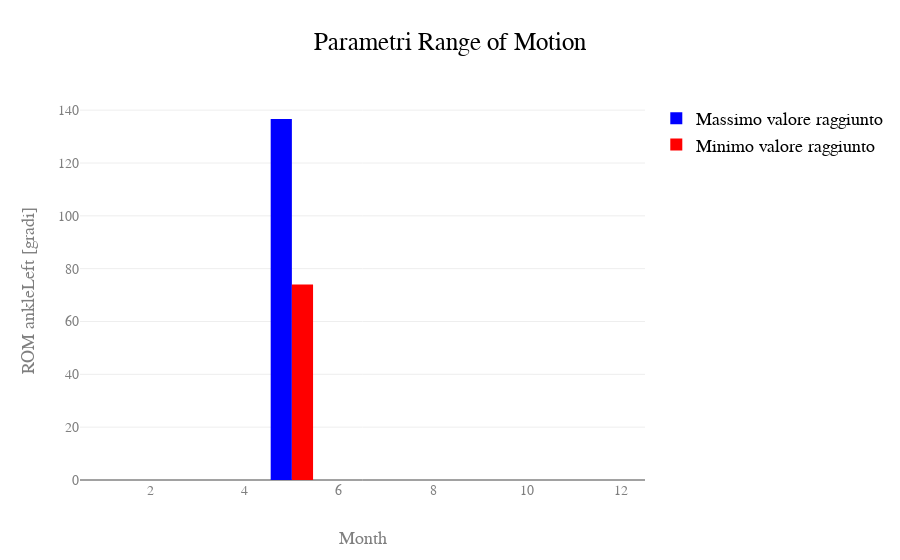
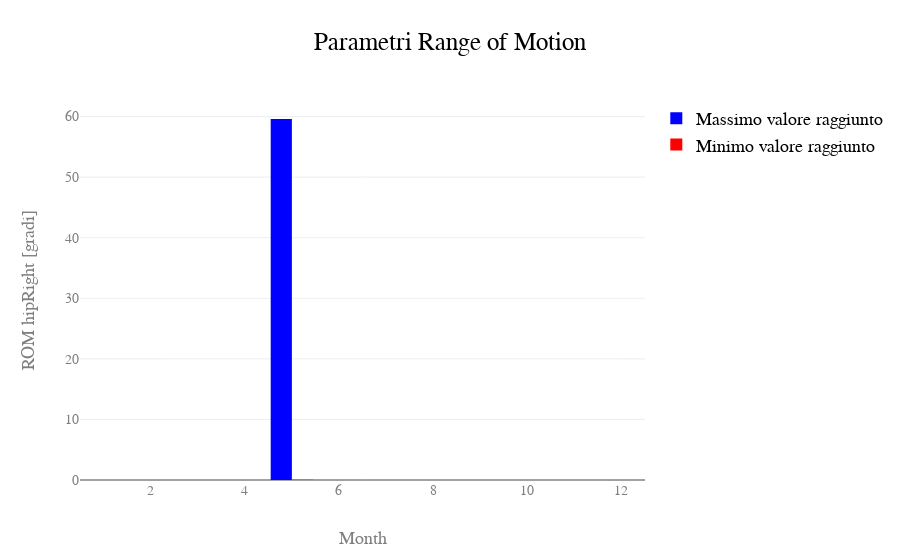
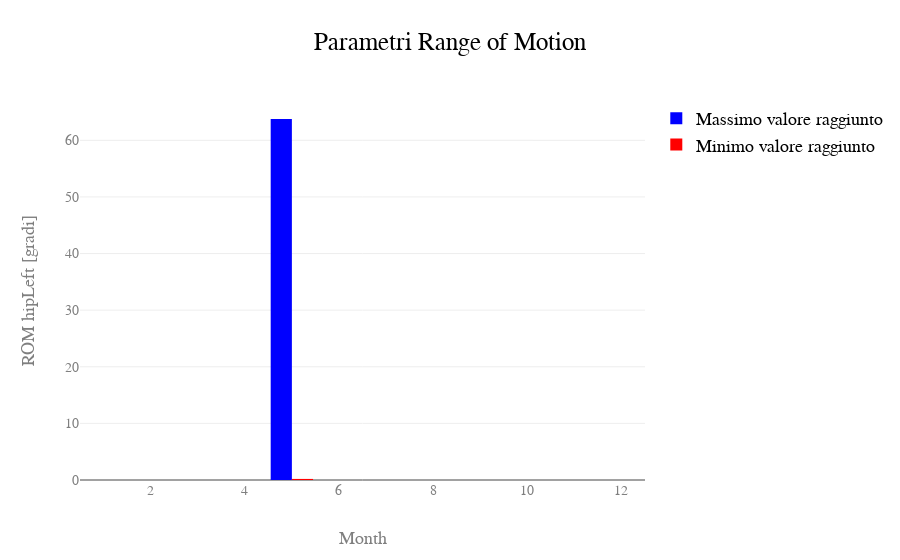

Write notebook code for charts like these, in order.
### Code cell
allmonths = [1,2,3,4,5,6,7,8,9,10,11,12]
counted_ex = {
    "tug" : 0,
    "abduction_left" : 0,
    "internal_rotation_left" : 0,
    "external_rotation_left" : 0,
    "reaching_left" : 0
}
for i in range(len(exercises)):
    exnamei = exercises[i].name
    res_exi = exercises[i].result
    if counted_ex[exnamei] < 1:

        #############################
        #      Results for TUG      #
        #############################
        if exnamei == "tug":
            counted_ex[exnamei] = 1
            step_month_table = pd.DataFrame.from_dict(stepmonth,orient='index',
                                                      columns=['Jan','Feb','Mar','Apr','May','Jun',
                                                           'Jul','Aug','Sep','Oct','Nov','Dec'])
            step_month_table.index = ["Numero di passi","Velocità [m/s]","Lunghezza passo [m]",
                                      "Cadenza [steps/s]","Tempo di esecuzione [s]"]
            display(step_month_table)

            for m in range(len(res_exi)): 
                single_metric,result_single_metric = res_exi[m]
                if single_metric.name == "ROM":
                    tagjoint = single_metric.tagjoint

                    if np.sum(keyp2rommax_avg[tagjoint]) > 0.0:
                        trace1 = go.Bar(
                            x=allmonths, 
                            y=keyp2rommax_avg[tagjoint],
                            name='Massimo valore raggiunto',
                            marker=dict(
                                color='rgb(0,0,255)'
                            )
                        )
                        trace2 = go.Bar(
                            x=allmonths, 
                            y=keyp2rommin_avg[tagjoint],
                            name='Minimo valore raggiunto',
                            marker=dict(
                                color='rgb(255,0,0)'
                                )
                            )
                        layout = go.Layout(
                            title='Parametri Range of Motion',
                            font=dict(family='Courier New, monospace', size=18, color='black'),
                            xaxis=dict(
                                title='Month',
                                titlefont=dict(
                                    family='Courier New, monospace',
                                    size=18,
                                    color='#7f7f7f'
                                ),
                                tickfont=dict(
                                    family='Courier New, monospace',
                                    size=14,
                                    color='#7f7f7f'
                                )
                            ),
                            yaxis=dict(
                                    title='ROM ' + tagjoint + ' [gradi]',
                                    titlefont=dict(
                                        family='Courier New, monospace',
                                        size=18,
                                        color='#7f7f7f'
                                    ),
                            tickfont=dict(
                                        family='Courier New, monospace',
                                        size=14,
                                        color='#7f7f7f'
                                    )
                                ),
                            legend=dict(
                                    bgcolor='rgba(255, 255, 255, 0)',
                                    bordercolor='rgba(255, 255, 255, 0)'
                                ),
                            barmode='group',
                            bargap=0.1,
                            bargroupgap=0.0
                            )
                        data=[trace1,trace2]
                        fig = go.Figure(data=data, layout=layout)
                        iplot(fig)

### Figure 1 — Plotly figure (JSON) as saved in the notebook; plotly's stock layout.template omitted (floating-point values rounded to 4 significant figures)
{"data": [{"marker": {"color": "rgb(0,0,255)"}, "name": "Massimo valore raggiunto", "type": "bar", "uid": "8cd5afff-6991-40e1-96cc-0d996293eb0a", "x": [1, 2, 3, 4, 5, 6, 7, 8, 9, 10, 11, 12], "y": [0, 0, 0, 0, 136.7, 0, 0, 0, 0, 0, 0, 0]}, {"marker": {"color": "rgb(255,0,0)"}, "name": "Minimo valore raggiunto", "type": "bar", "uid": "59650521-d57f-4a5f-aee4-60287a55cb51", "x": [1, 2, 3, 4, 5, 6, 7, 8, 9, 10, 11, 12], "y": [0, 0, 0, 0, 73.97, 0, 0, 0, 0, 0, 0, 0]}], "layout": {"bargap": 0.1, "bargroupgap": 0.0, "barmode": "group", "font": {"color": "black", "family": "Courier New, monospace", "size": 18}, "legend": {"bgcolor": "rgba(255, 255, 255, 0)", "bordercolor": "rgba(255, 255, 255, 0)"}, "title": {"text": "Parametri Range of Motion"}, "xaxis": {"tickfont": {"color": "#7f7f7f", "family": "Courier New, monospace", "size": 14}, "title": {"font": {"color": "#7f7f7f", "family": "Courier New, monospace", "size": 18}, "text": "Month"}}, "yaxis": {"tickfont": {"color": "#7f7f7f", "family": "Courier New, monospace", "size": 14}, "title": {"font": {"color": "#7f7f7f", "family": "Courier New, monospace", "size": 18}, "text": "ROM ankleLeft [gradi]"}}}}

### Figure 2 — Plotly figure (JSON) as saved in the notebook; plotly's stock layout.template omitted (floating-point values rounded to 4 significant figures)
{"data": [{"marker": {"color": "rgb(0,0,255)"}, "name": "Massimo valore raggiunto", "type": "bar", "uid": "eebe2682-3d67-4305-b6cc-d46205d82c2a", "x": [1, 2, 3, 4, 5, 6, 7, 8, 9, 10, 11, 12], "y": [0, 0, 0, 0, 59.6, 0, 0, 0, 0, 0, 0, 0]}, {"marker": {"color": "rgb(255,0,0)"}, "name": "Minimo valore raggiunto", "type": "bar", "uid": "78a56b60-f0c2-4503-95c3-3a5d44cdc532", "x": [1, 2, 3, 4, 5, 6, 7, 8, 9, 10, 11, 12], "y": [0, 0, 0, 0, 0.04227, 0, 0, 0, 0, 0, 0, 0]}], "layout": {"bargap": 0.1, "bargroupgap": 0.0, "barmode": "group", "font": {"color": "black", "family": "Courier New, monospace", "size": 18}, "legend": {"bgcolor": "rgba(255, 255, 255, 0)", "bordercolor": "rgba(255, 255, 255, 0)"}, "title": {"text": "Parametri Range of Motion"}, "xaxis": {"tickfont": {"color": "#7f7f7f", "family": "Courier New, monospace", "size": 14}, "title": {"font": {"color": "#7f7f7f", "family": "Courier New, monospace", "size": 18}, "text": "Month"}}, "yaxis": {"tickfont": {"color": "#7f7f7f", "family": "Courier New, monospace", "size": 14}, "title": {"font": {"color": "#7f7f7f", "family": "Courier New, monospace", "size": 18}, "text": "ROM hipRight [gradi]"}}}}

### Figure 3 — Plotly figure (JSON) as saved in the notebook; plotly's stock layout.template omitted (floating-point values rounded to 4 significant figures)
{"data": [{"marker": {"color": "rgb(0,0,255)"}, "name": "Massimo valore raggiunto", "type": "bar", "uid": "623b0c1d-3270-4fb0-923b-cb40e036cfe5", "x": [1, 2, 3, 4, 5, 6, 7, 8, 9, 10, 11, 12], "y": [0, 0, 0, 0, 63.77, 0, 0, 0, 0, 0, 0, 0]}, {"marker": {"color": "rgb(255,0,0)"}, "name": "Minimo valore raggiunto", "type": "bar", "uid": "613367c1-7dde-4df6-aa9b-0421c283c00e", "x": [1, 2, 3, 4, 5, 6, 7, 8, 9, 10, 11, 12], "y": [0, 0, 0, 0, 0.1885, 0, 0, 0, 0, 0, 0, 0]}], "layout": {"bargap": 0.1, "bargroupgap": 0.0, "barmode": "group", "font": {"color": "black", "family": "Courier New, monospace", "size": 18}, "legend": {"bgcolor": "rgba(255, 255, 255, 0)", "bordercolor": "rgba(255, 255, 255, 0)"}, "title": {"text": "Parametri Range of Motion"}, "xaxis": {"tickfont": {"color": "#7f7f7f", "family": "Courier New, monospace", "size": 14}, "title": {"font": {"color": "#7f7f7f", "family": "Courier New, monospace", "size": 18}, "text": "Month"}}, "yaxis": {"tickfont": {"color": "#7f7f7f", "family": "Courier New, monospace", "size": 14}, "title": {"font": {"color": "#7f7f7f", "family": "Courier New, monospace", "size": 18}, "text": "ROM hipLeft [gradi]"}}}}
